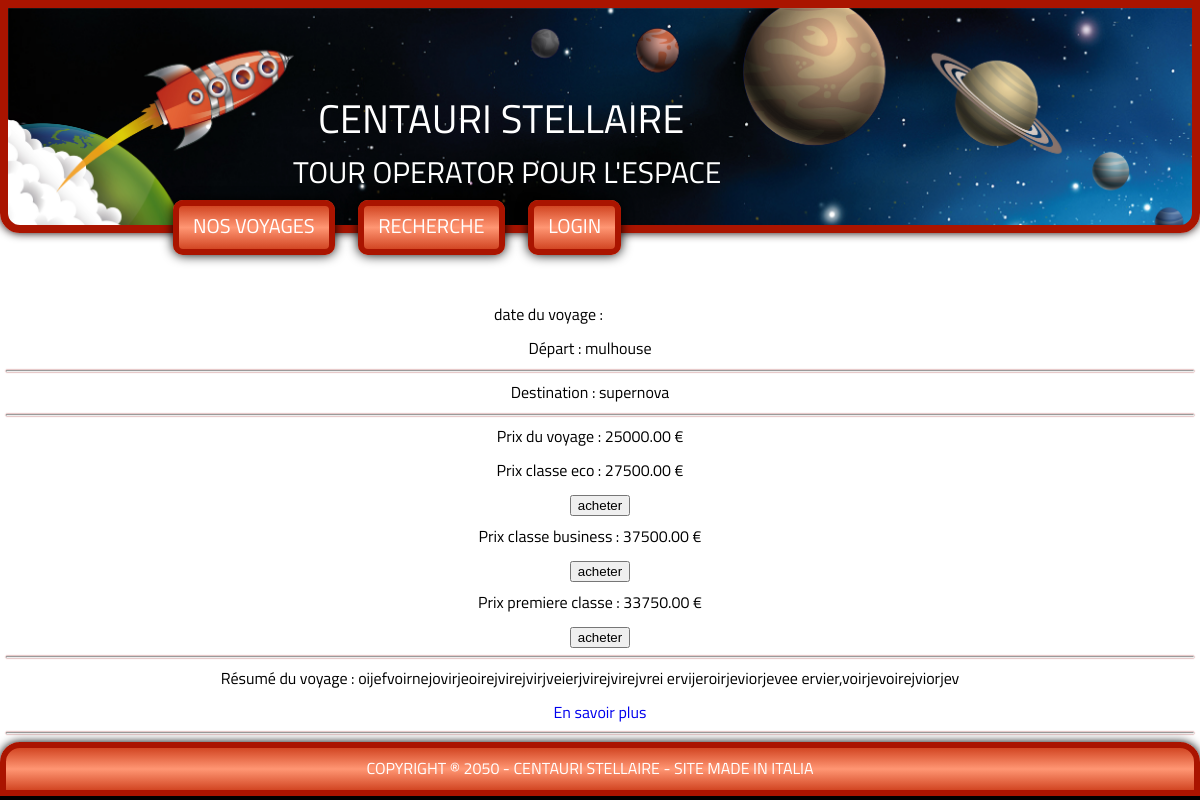
The page /index.php?page=tarif&id=9 on the database its author committed.
### tables this page shows
CREATE TABLE IF NOT EXISTS `voyage` (
  `id` int(10) unsigned NOT NULL AUTO_INCREMENT,
  `destination` varchar(255) NOT NULL,
  `depart` varchar(255) NOT NULL,
  `nom` varchar(127) NOT NULL,
  `resume` varchar(255) NOT NULL,
  `date` date NOT NULL,
  `prix` int(10) unsigned NOT NULL,
  `classe_eco` int(6) unsigned NOT NULL,
  `classe_business` int(6) unsigned NOT NULL,
  `premiere_classe` int(6) unsigned NOT NULL,
  `url` varchar(255) NOT NULL,
  PRIMARY KEY (`id`)
);

### views/content.phtml (called while the page is built)
<?php require 'apps/'.$page.'.php'; ?>

### apps/content.php (called while the page is built)
<?php require 'views/content.phtml';?>

### apps/skel.php (called while the page is built)
<?php require 'views/skel.phtml'; ?>

### index.php (called while the page is built, shortened)
<?php
	require 'apps/skel.php';
?>

### views/tarif.phtml (the view, shortened to what this page needs)
<form method="post" action="index.php?page=pdf">
<h1 style="color:#000;"><?=htmlentities($voyage['nom'])?></h1>
<p class="lead">
    date du voyage : <a href="#"><?=htmlentities($voyage['date'])?></a>
</p>
<p>Départ : <span class="glyphicon glyphicon-qrcode"></span><?=htmlentities($voyage['depart'])?></p>
<hr>
<p>Destination : <span class="glyphicon glyphicon-time"></span><?=htmlentities($voyage['destination'])?></p>
<hr>
<p>Prix du voyage : <?=htmlentities($voyage['prix']) . ".00 €" ?></p>
	<p>Prix classe eco : <?=htmlentities($voyage["classe_eco"]). ".00 €"?></p>
	<button type="submit">acheter</button>
	<p>Prix classe business : <?=htmlentities($voyage["classe_business"]). ".00 €"?></p>
	<button type="submit">acheter</button>
	<p>Prix premiere classe : <?=htmlentities($voyage["premiere_classe"]). ".00 €"?></p>
	<button type="submit" name="premiere_classe" value="1">acheter</button>
<hr>
<p>Résumé du voyage : <?=htmlentities($voyage['resume'])?></p>
<a class="btn btn-primary" href="index.php?page=article&id=<?=htmlentities($voyage["destination"])?>">En savoir plus</a>
<hr>
</form>

### public/styles/style.css (style rules this page uses)
body { font-family: "Titillium Web", Arial, helvetica, sans-serif, serif; margin: 0; text-align: center; background: black; background-repeat:no-repeat; -webkit-background-size: cover; -moz-background-size: cover; -o-background-size: cover; background-size: cover; background-position: center; }
* { box-sizing: border-box; }
h1, h2 { text-align: left; margin:0; font-style: ; }
h1 { font-weight: normal; font-size: 40px; color: #fff !important; margin-left: 25px; }
p { margin: 8px 20px 10px 0px; }
a { text-decoration: none; }
hr { color:rgb(250,100,100); width: 99%; box-shadow: 0px 0px 0.1em rgb(140,0,0); }
p a { font-size: 15px; font-weight: bolder; color: white; text-decoration: none; }

### rows shown on the page
voyage: depart "mulhouse", destination "supernova", prix "25000", resume "oijefvoirnejovirjeoirejvirejvirjveierjvirejvirejvrei ervijeroirjeviorjevee ervier,voirjevoirejviorjev"

### other values the page prints
$voyage["classe_eco"] "27500"
$voyage["classe_business"] "37500"
$voyage["premiere_classe"] "33750"
